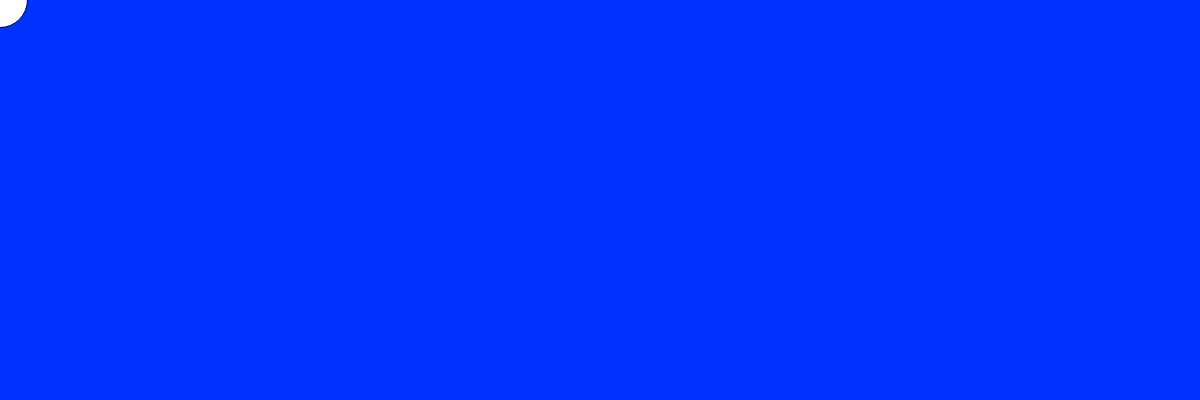
Frame 1 (no input)
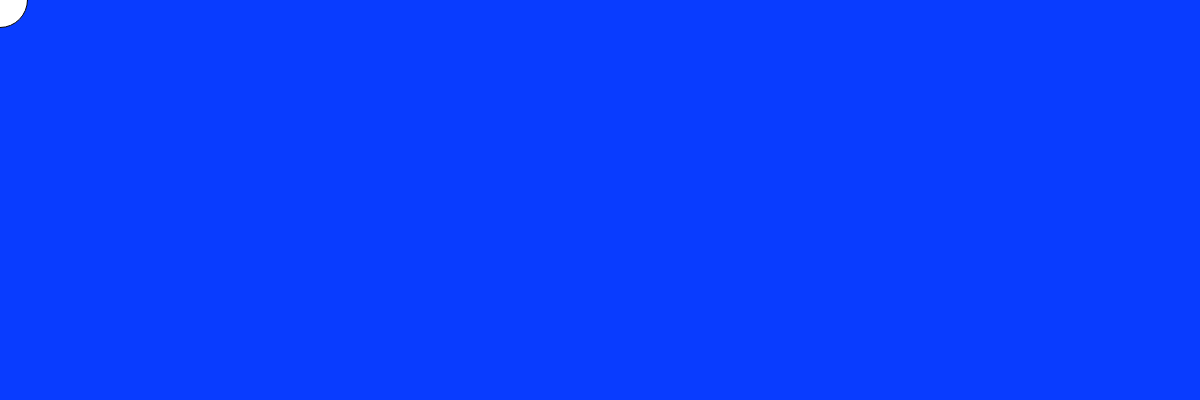
Frame 60 (no input)
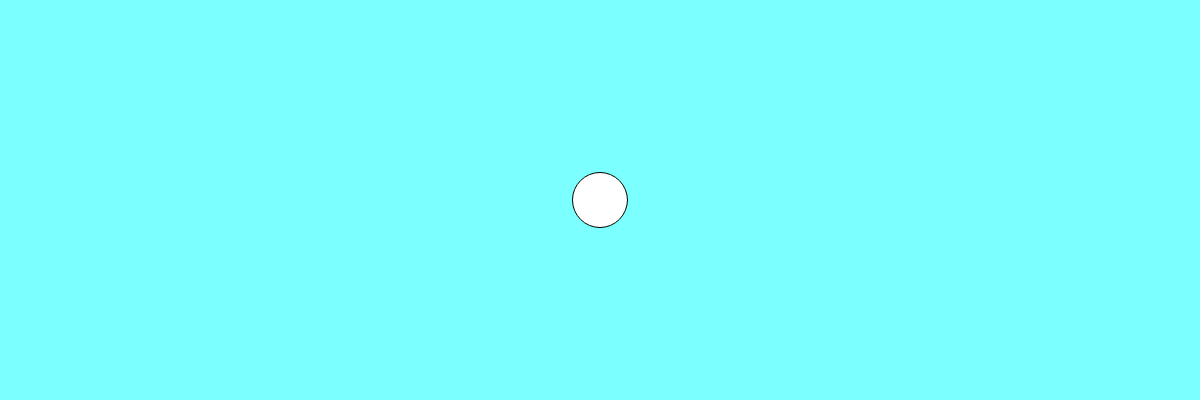
Frame 120 (the mouse pressed at the canvas centre since frame 60)

The p5.js sketch that drew these frames (run headless with seeded random() and noise() and a simulated clock; from frame 60 on, the mouse is pressed at the canvas centre):

// p5.js sketch
// ── sketch.js

var r = 0;
var g = 50;
var b=255;
var circle;

function setup(){
  createCanvas(1200,400);
}


function draw(){
  
 background(r,g,b);
  
 r=map(mouseX,0,1070,9,213);
  
 g=map(mouseX,0,1010,60,421);
  
 b=map(mouseX,0,1000,660,156);
 
  fill('white');
  circle=ellipse(mouseX,mouseY,55);
  }
